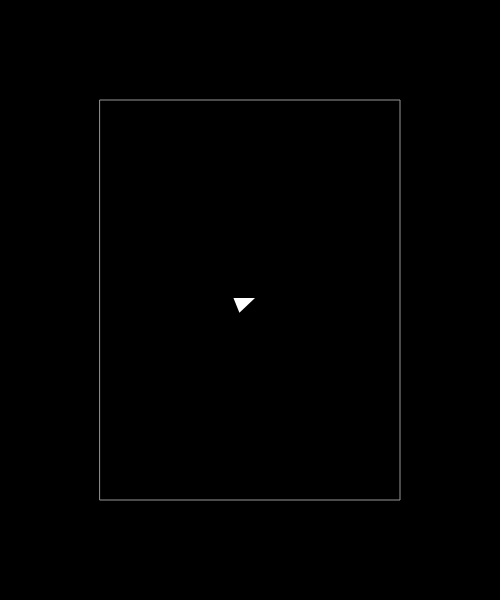
Frame 1 (no input)
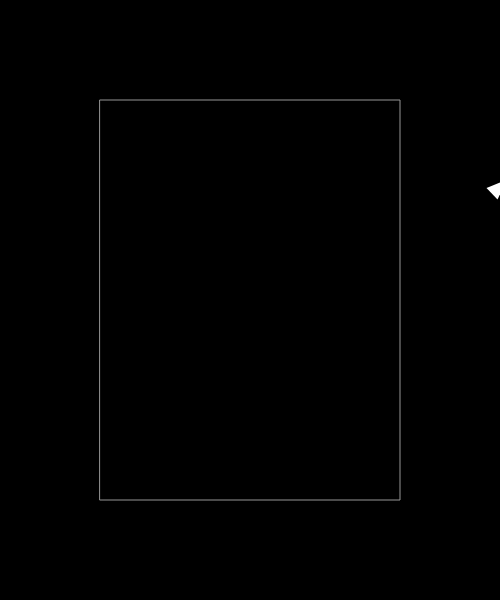
Frame 60 (no input)
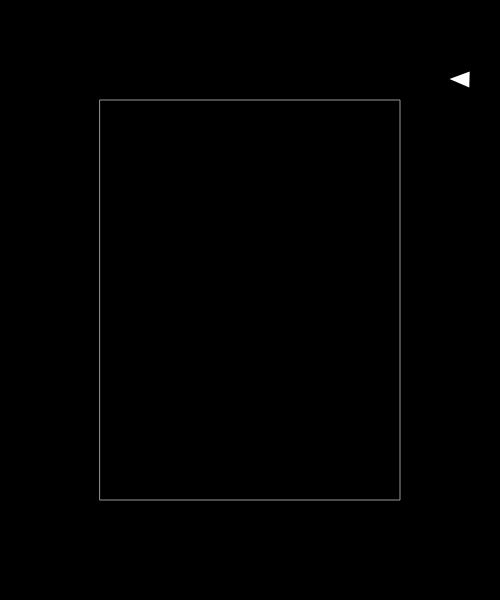
Frame 120 (the mouse pressed at the canvas centre since frame 60)

The p5.js sketch that drew these frames (run headless with seeded random() and noise() and a simulated clock; from frame 60 on, the mouse is pressed at the canvas centre):

// p5.js sketch
// ── sketch.js
"use strict";

var MARGIN = 100;
var v;

function setup() {
  createCanvas(500, 600);
  v = new Vehicle(width / 2, height / 2);
  v.vel = createVector(5, -2);
}


function draw() {
  background(0);

  // area
  noFill();
  stroke(150);
  rect(MARGIN, MARGIN, width - MARGIN * 2, height - MARGIN * 2);

  v.update();
  v.checkArea();
  v.display();
}


class Vehicle {
  constructor(x, y) {
    this.pos = createVector(x, y);
    this.vel = createVector();
    this.acc = createVector();
    this.angle = 0;

    this.maxDesiredVel = 5; // maxSpeed
    this.maxSteerForce = 0.1; // maxForce

    this.brakeRad = 100;
  }
  update() {
    this.vel.add(this.acc);
    this.pos.add(this.vel);
    this.acc.mult(0);
    this.angle = this.vel.heading();
  }
  applyForce(f) {
    this.acc.add(f);
  }
  seek(target) {
    var desiredVel = p5.Vector.sub(target, this.pos);
    var distance = desiredVel.mag();

    desiredVel.normalize();
    if (distance > this.brakeRad) {
      desiredVel.mult(this.maxDesiredVel); // maxSpeed
    } else {
      //slow down
      var mappedMag = map(distance, 0, this.brakeRad, 0, this.maxDesiredVel);
      desiredVel.mult(mappedMag); // maxSpeed
    }

    var steerForce = p5.Vector.sub(desiredVel, this.vel);
    steerForce.limit(this.maxSteerForce); // maxForce
    this.applyForce(steerForce);
  }
  checkArea() {
    // x
    if (this.pos.x < MARGIN) {
      var desiredVel = createVector(this.maxDesiredVel, this.vel.y);
      var steerForce = p5.Vector.sub(desiredVel, this.vel);
      steerForce.limit(this.maxSteerForce); // maxForce
      this.applyForce(steerForce);
    } else if (this.pos.x > width - MARGIN) {
      var desiredVel = createVector(-this.maxDesiredVel, this.vel.y);
      var steerForce = p5.Vector.sub(desiredVel, this.vel);
      steerForce.limit(this.maxSteerForce); // maxForce
      this.applyForce(steerForce);
    }
    
    // y
    if (this.pos.y < MARGIN) {
      var desiredVel = createVector(this.vel.x, this.maxDesiredVel);
      var steerForce = p5.Vector.sub(desiredVel, this.vel);
      steerForce.limit(this.maxSteerForce); // maxForce
      this.applyForce(steerForce);
    } else if (this.pos.y > height - MARGIN) {
      var desiredVel = createVector(this.vel.x, -this.maxDesiredVel);
      var steerForce = p5.Vector.sub(desiredVel, this.vel);
      steerForce.limit(this.maxSteerForce); // maxForce
      this.applyForce(steerForce);
    }
    
  }
  display() {
    push();
    translate(this.pos.x, this.pos.y);
    rotate(this.angle);

    noStroke();
    fill(255);
    triangle(0, 0, -20, -8, -20, 8);

    pop();
  }
}
